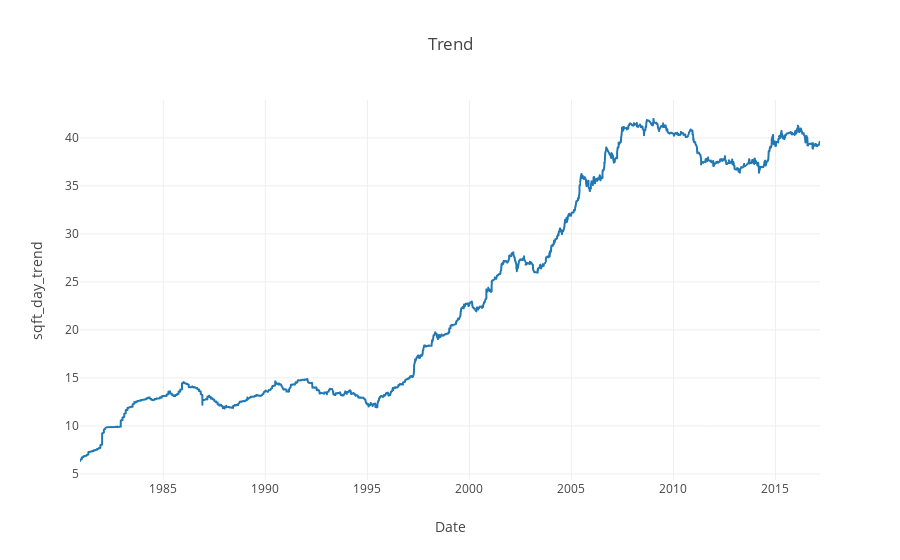
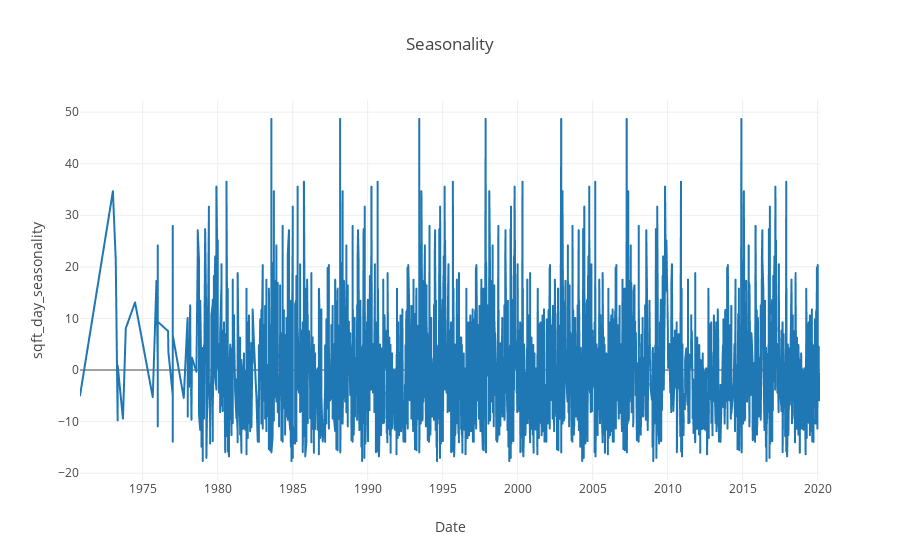
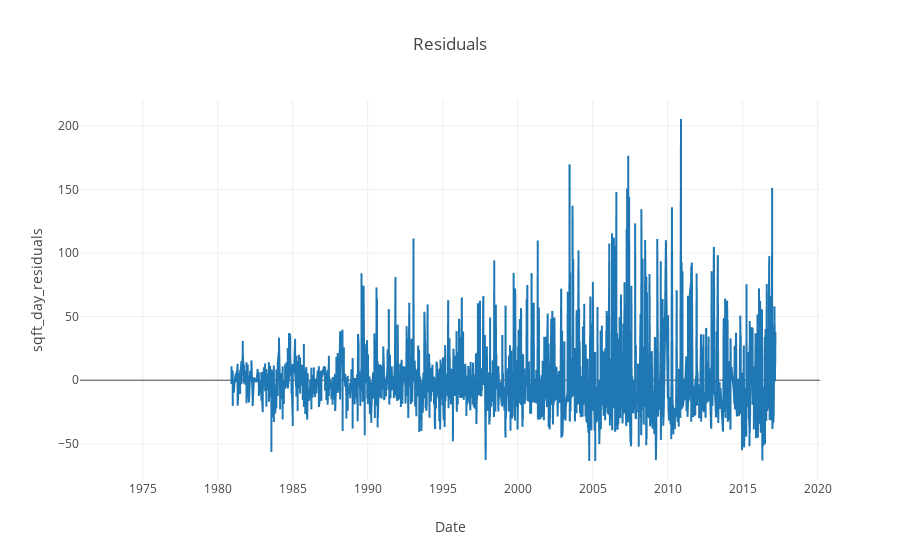

Notebook source saved alongside these figures, in order:
### Code cell
series =  annual_sqft.set_index('Date')
decomposition = sm.tsa.seasonal_decompose(series, model='additive', freq = 365)

trend = decomposition.trend
trend =  trend[trend['idx_sqft_day'].isna()==False].reset_index()
trend.rename(columns = {'idx_sqft_day':'sqft_day_trend'}, inplace=True)
utils.ilinechart(trend, 'Date', 'sqft_day_trend', title = 'Trend')

seasonality = decomposition.seasonal.reset_index()
seasonality.rename(columns = {'idx_sqft_day':'sqft_day_seasonality'}, inplace=True)
utils.ilinechart(seasonality, 'Date', 'sqft_day_seasonality', title = 'Seasonality')

residuals = decomposition.resid.reset_index()
residuals.rename(columns = {'idx_sqft_day':'sqft_day_residuals'}, inplace=True)
utils.ilinechart(residuals, 'Date', 'sqft_day_residuals', title = 'Residuals')

### Figure 1 — Plotly figure (JSON) as saved in the notebook; plotly's stock layout.template omitted (floating-point values rounded to 4 significant figures; data arrays with more than 128 entries replaced by an {"elided": "..."} marker saying what was removed)
{"data": [{"hoverlabel": {"namelength": 0}, "hovertemplate": "Date=%{x}<br>sqft_day_trend=%{y}", "legendgroup": "", "line": {"color": "#1F77B4", "dash": "solid"}, "mode": "lines", "name": "", "showlegend": false, "type": "scattergl", "x": {"elided": "2508 str values"}, "xaxis": "x", "y": {"elided": "2508 float values"}, "yaxis": "y"}], "layout": {"legend": {"tracegroupgap": 0}, "title": {"text": "Trend", "x": 0.5}, "xaxis": {"anchor": "y", "domain": [0, 1], "title": {"text": "Date"}}, "yaxis": {"anchor": "x", "domain": [0, 1], "title": {"text": "sqft_day_trend"}}}}

### Figure 2 — Plotly figure (JSON) as saved in the notebook; plotly's stock layout.template omitted (floating-point values rounded to 4 significant figures; data arrays with more than 128 entries replaced by an {"elided": "..."} marker saying what was removed)
{"data": [{"hoverlabel": {"namelength": 0}, "hovertemplate": "Date=%{x}<br>sqft_day_seasonality=%{y}", "legendgroup": "", "line": {"color": "#1F77B4", "dash": "solid"}, "mode": "lines", "name": "", "showlegend": false, "type": "scattergl", "x": {"elided": "2872 str values"}, "xaxis": "x", "y": {"elided": "2872 float values"}, "yaxis": "y"}], "layout": {"legend": {"tracegroupgap": 0}, "title": {"text": "Seasonality", "x": 0.5}, "xaxis": {"anchor": "y", "domain": [0, 1], "title": {"text": "Date"}}, "yaxis": {"anchor": "x", "domain": [0, 1], "title": {"text": "sqft_day_seasonality"}}}}

### Figure 3 — Plotly figure (JSON) as saved in the notebook; plotly's stock layout.template omitted (floating-point values rounded to 4 significant figures; data arrays with more than 128 entries replaced by an {"elided": "..."} marker saying what was removed)
{"data": [{"hoverlabel": {"namelength": 0}, "hovertemplate": "Date=%{x}<br>sqft_day_residuals=%{y}", "legendgroup": "", "line": {"color": "#1F77B4", "dash": "solid"}, "mode": "lines", "name": "", "showlegend": false, "type": "scattergl", "x": {"elided": "2872 str values"}, "xaxis": "x", "y": {"elided": "2872 float values"}, "yaxis": "y"}], "layout": {"legend": {"tracegroupgap": 0}, "title": {"text": "Residuals", "x": 0.5}, "xaxis": {"anchor": "y", "domain": [0, 1], "title": {"text": "Date"}}, "yaxis": {"anchor": "x", "domain": [0, 1], "title": {"text": "sqft_day_residuals"}}}}
